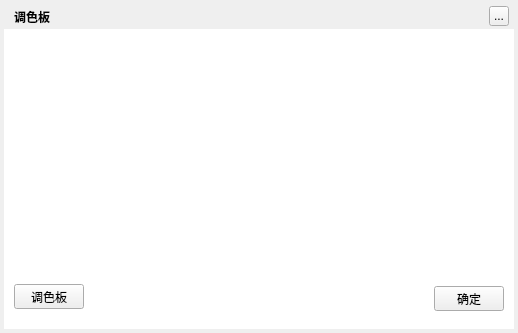
<?xml version="1.0" encoding="UTF-8"?>
<ui version="4.0">
 <class>MusicBackgroundPaletteWidget</class>
 <widget class="QWidget" name="MusicBackgroundPaletteWidget">
  <property name="geometry">
   <rect>
    <x>0</x>
    <y>0</y>
    <width>518</width>
    <height>333</height>
   </rect>
  </property>
  <property name="windowTitle">
   <string>皮肤与窗口调整</string>
  </property>
  <widget class="MusicTransitionAnimationLabel" name="background">
   <property name="geometry">
    <rect>
     <x>4</x>
     <y>4</y>
     <width>510</width>
     <height>325</height>
    </rect>
   </property>
   <property name="styleSheet">
    <string notr="true"/>
   </property>
   <property name="text">
    <string/>
   </property>
  </widget>
  <widget class="QLabel" name="topTitleName">
   <property name="geometry">
    <rect>
     <x>14</x>
     <y>4</y>
     <width>100</width>
     <height>25</height>
    </rect>
   </property>
   <property name="styleSheet">
    <string notr="true">color:&quot;#FFFFFF&quot;;font-weight:bold</string>
   </property>
   <property name="text">
    <string>调色板</string>
   </property>
  </widget>
  <widget class="QToolButton" name="topTitleCloseButton">
   <property name="geometry">
    <rect>
     <x>489</x>
     <y>6</y>
     <width>20</width>
     <height>20</height>
    </rect>
   </property>
   <property name="text">
    <string>...</string>
   </property>
  </widget>
  <widget class="QPushButton" name="paletteButton">
   <property name="geometry">
    <rect>
     <x>14</x>
     <y>284</y>
     <width>70</width>
     <height>25</height>
    </rect>
   </property>
   <property name="cursor">
    <cursorShape>PointingHandCursor</cursorShape>
   </property>
   <property name="text">
    <string>调色板</string>
   </property>
  </widget>
  <widget class="QWidget" name="backgroundMask" native="true">
   <property name="geometry">
    <rect>
     <x>4</x>
     <y>29</y>
     <width>510</width>
     <height>300</height>
    </rect>
   </property>
   <property name="styleSheet">
    <string notr="true">background:white;</string>
   </property>
  </widget>
  <widget class="QWidget" name="mutliWidget" native="true">
   <property name="geometry">
    <rect>
     <x>14</x>
     <y>39</y>
     <width>491</width>
     <height>230</height>
    </rect>
   </property>
  </widget>
  <widget class="QLabel" name="colorLabel">
   <property name="geometry">
    <rect>
     <x>114</x>
     <y>284</y>
     <width>70</width>
     <height>25</height>
    </rect>
   </property>
  </widget>
  <widget class="QPushButton" name="confirmButton">
   <property name="geometry">
    <rect>
     <x>434</x>
     <y>286</y>
     <width>70</width>
     <height>25</height>
    </rect>
   </property>
   <property name="cursor">
    <cursorShape>PointingHandCursor</cursorShape>
   </property>
   <property name="text">
    <string>确定</string>
   </property>
  </widget>
  <zorder>background</zorder>
  <zorder>backgroundMask</zorder>
  <zorder>topTitleName</zorder>
  <zorder>topTitleCloseButton</zorder>
  <zorder>paletteButton</zorder>
  <zorder>mutliWidget</zorder>
  <zorder>colorLabel</zorder>
  <zorder>confirmButton</zorder>
 </widget>
 <customwidgets>
  <customwidget>
   <class>MusicTransitionAnimationLabel</class>
   <extends>QLabel</extends>
   <header>musictransitionanimationlabel.h</header>
  </customwidget>
 </customwidgets>
 <resources/>
 <connections/>
</ui>
